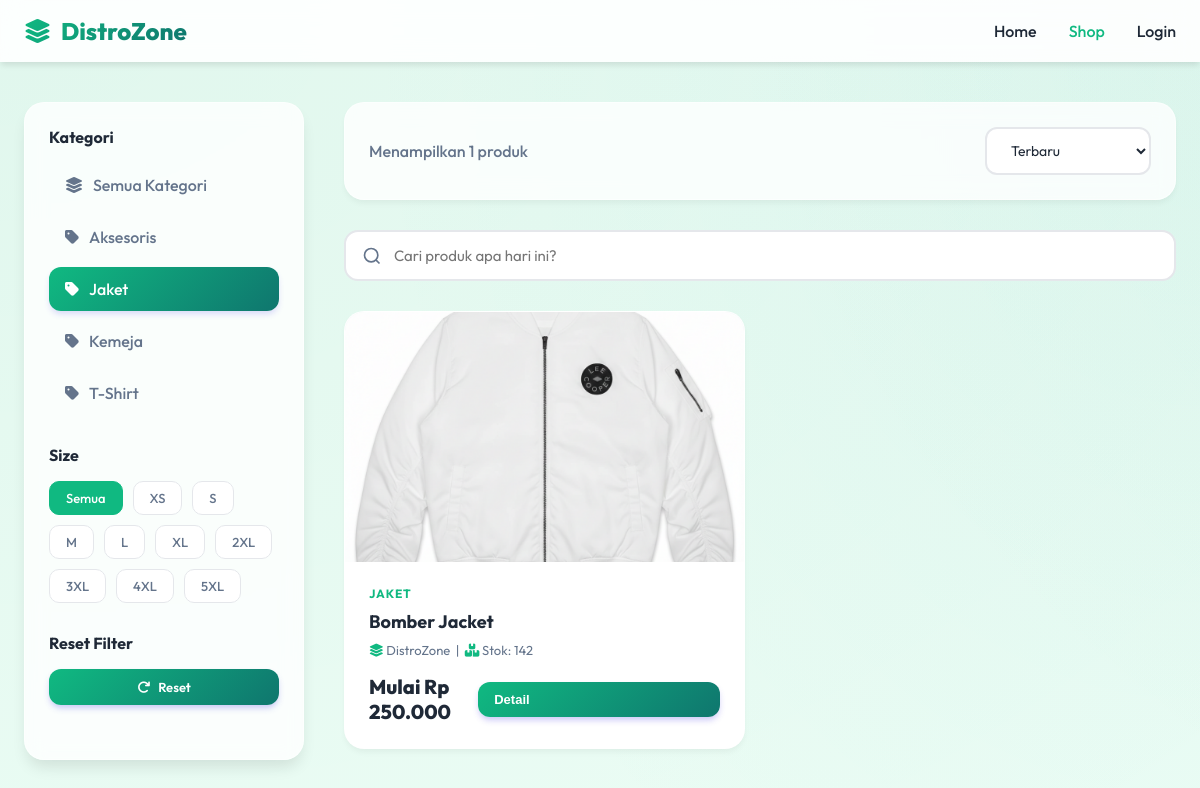
The app's page /customer/shop.php?kategori=3 with its own data.
### tables this page shows
CREATE TABLE `kategori` (
  `id` int(11) NOT NULL,
  `nama_kategori` varchar(50) NOT NULL,
  `slug` varchar(50) NOT NULL
);

CREATE TABLE `kaos_master` (
  `id` int(11) NOT NULL,
  `nama_kaos` varchar(100) NOT NULL,
  `merek` varchar(50) DEFAULT NULL,
  `kategori_id` int(11) DEFAULT NULL,
  `type_kaos` enum('Lengan Panjang','Lengan Pendek') DEFAULT 'Lengan Pendek',
  `deskripsi` text DEFAULT NULL,
  `foto_utama` varchar(255) DEFAULT NULL,
  `created_at` timestamp NOT NULL DEFAULT current_timestamp(),
  `updated_at` timestamp NOT NULL DEFAULT current_timestamp() ON UPDATE current_timestamp()
);

### customer/shop.php (the view, shortened to what this page needs)
<?php
function format_rupiah($angka) {
    return 'Rp ' . number_format($angka, 0, ',', '.');
}
try {
    $db = new Database();
    $conn = $db->getConnection();
} catch(Exception $e) {
    die("Koneksi database gagal: " . $e->getMessage());
}
$search = isset($_GET['search']) ? clean_input($_GET['search']) : '';
$kategori = isset($_GET['kategori']) ? intval($_GET['kategori']) : 0;
$size = isset($_GET['size']) ? clean_input($_GET['size']) : '';
$sort = isset($_GET['sort']) ? clean_input($_GET['sort']) : 'terbaru';
$query = "SELECT k.*, kat.nama_kategori, MIN(v.harga) as harga, SUM(v.stok) as total_stok
          FROM kaos_master k
          LEFT JOIN kategori kat ON k.kategori_id = kat.id
          JOIN kaos_varian v ON k.id = v.kaos_master_id
          WHERE 1=1";
$params = [];
if ($kategori > 0) {
    $query .= " AND k.kategori_id = :kategori";
    $params[':kategori'] = $kategori;
}
$query .= " GROUP BY k.id HAVING total_stok > 0";
switch($sort) {
    default:
        $query .= " ORDER BY k.created_at DESC";
}
try {
    $stmt = $conn->prepare($query);
    $stmt->execute($params);
    $products = $stmt->fetchAll(PDO::FETCH_ASSOC);
} catch(PDOException $e) {
    $products = [];
}
try {
    $stmt_kat = $conn->query("SELECT * FROM kategori ORDER BY nama_kategori");
    $categories = $stmt_kat->fetchAll(PDO::FETCH_ASSOC);
} catch(PDOException $e) {
    $categories = [];
}
$cart_count = 0;
?>
<!DOCTYPE html>
<html lang="id">
<head>
    <link rel="stylesheet" href="https://cdnjs.cloudflare.com/ajax/libs/font-awesome/6.4.0/css/all.min.css">
</head>
<body>
    <nav class="navbar">
        <div class="navbar-content">
            <a href="index.php" class="logo" style="display: flex; align-items: center; gap: 10px;">
                <i class="fas fa-layer-group"></i>
                DistroZone
            </a>
            <div class="nav-links">
                <a href="index.php">Home</a>
                <a href="shop.php" class="active">Shop</a>
                <?php if(isset($_SESSION['user_id'])): ?>
                    <a href="cart.php" class="cart-icon">
                        <i class="fas fa-shopping-bag"></i>
                        <?php if($cart_count > 0): ?>
                            <span class="cart-badge"><?php echo $cart_count; ?></span>
                        <?php endif; ?>
                    </a>
                    <a href="orders.php" title="Pesanan Saya"><i class="fas fa-box"></i></a>
                    <a href="settings.php" title="Pengaturan"><i class="fas fa-cog"></i></a>
                    <a href="../auth/logout.php" class="btn">Logout</a>
                <?php else: ?>
                    <a href="../auth/login.php" class="btn">Login</a>
                <?php endif; ?>
            </div>
        </div>
    </nav>
    <div class="container">
        <div class="shop-layout">
            <aside class="filters-sidebar">
                <div class="filter-section">
                    <h3 class="filter-title">Kategori</h3>
                    <a href="shop.php" class="filter-option <?php echo $kategori == 0 ? 'active' : ''; ?>">
                        <i class="fas fa-layer-group"></i> Semua Kategori
                    </a>
                    <?php foreach($categories as $kat): ?>
                        <a href="?kategori=<?php echo $kat['id']; ?><?php echo !empty($size) ? '&size='.$size : ''; ?><?php echo !empty($search) ? '&search='.urlencode($search) : ''; ?>"
                           class="filter-option <?php echo $kategori == $kat['id'] ? 'active' : ''; ?>">
                            <i class="fas fa-tag"></i> <?php echo htmlspecialchars($kat['nama_kategori']); ?>
                        </a>
                    <?php endforeach; ?>
                </div>
                <div class="filter-section">
                    <h3 class="filter-title">Size</h3>
                    <div class="filter-buttons">
                        <a href="shop.php<?php echo $kategori > 0 ? '?kategori='.$kategori : ''; ?><?php echo !empty($search) ? (($kategori > 0 ? '&' : '?').'search='.urlencode($search)) : ''; ?>"
                           class="filter-btn <?php echo empty($size) ? 'active' : ''; ?>">
                            Semua
                        </a>
                        <?php
                        $sizes = ['XS', 'S', 'M', 'L', 'XL', '2XL', '3XL', '4XL', '5XL'];
                        foreach($sizes as $s): ?>
                            <a href="?size=<?php echo $s; ?><?php echo $kategori > 0 ? '&kategori='.$kategori : ''; ?><?php echo !empty($search) ? '&search='.urlencode($search) : ''; ?>"
                               class="filter-btn <?php echo $size == $s ? 'active' : ''; ?>">
                                <?php echo $s; ?>
                            </a>
                        <?php endforeach; ?>
                    </div>
                </div>
                <div class="filter-section">
                    <h3 class="filter-title">Reset Filter</h3>
                    <a href="shop.php" class="btn-add-cart" style="justify-content: center; text-decoration: none;">
                        <i class="fas fa-redo"></i> Reset
                    </a>
                </div>
            </aside>
            <div class="products-area">
                <div class="shop-header">
                    <div class="results-count" style="color: #64748B; font-weight: 500;">
                        Menampilkan <?php echo count($products); ?> produk
                    </div>
                    <form method="GET" style="display: flex; gap: 12px; align-items: center; flex: 1; justify-content: flex-end;">
                        <select name="sort" class="sort-select" onchange="this.form.submit()">
                            <option value="terbaru" <?php echo $sort == 'terbaru' ? 'selected' : ''; ?>>Terbaru</option>
                        </select>
                    </form>
                </div>
                <form method="GET" style="margin-bottom: 30px;">
                    <input type="text" name="search" class="search-bar"
                           placeholder="Cari produk apa hari ini?"
                           value="<?php echo htmlspecialchars($search); ?>">
                </form>
                <?php if(empty($products)): ?>
                    <div class="empty-state">
                        <i class="fas fa-search" style="font-size: 64px; color: #CBD5E1; margin-bottom: 20px;"></i>
                        <h3>Produk Tidak Ditemukan</h3>
                        <p>Coba kata kunci lain atau reset filter Anda.</p>
                        <a href="shop.php" class="btn-add-cart" style="display: inline-block; text-decoration: none; padding: 12px 24px;">Lihat Semua Produk</a>
                    </div>
                <?php else: ?>
                    <div class="products-grid">
                        <?php foreach($products as $product): ?>
                        <div class="product-card">
                            <div class="product-image" style="background-image: url('../<?php echo !empty($product['foto_utama']) ? htmlspecialchars($product['foto_utama']) : 'assets/img/no-image.jpg'; ?>');">
                            </div>
                            <div class="product-info">
                                <div class="product-category"><?php echo htmlspecialchars($product['nama_kategori']); ?></div>
                                <div class="product-name"><?php echo htmlspecialchars($product['nama_kaos']); ?></div>
                                <div class="product-meta">
                                    <i class="fas fa-layer-group" style="color: var(--primary);"></i> <?php echo htmlspecialchars($product['merek']); ?>
                                    &nbsp;|&nbsp;
                                    <i class="fas fa-boxes" style="color: var(--primary);"></i> Stok: <?php echo htmlspecialchars($product['total_stok']); ?>
                                </div>
                                <div class="product-footer">
                                    <div class="product-price">Mulai <?php echo format_rupiah($product['harga']); ?></div>
                                    <button onclick='openQuickView(<?php echo json_encode($product); ?>)' class="btn-add-cart" style="text-decoration: none; border: none; cursor: pointer; width: 100%;">
                                        Detail
                                    </button>
                                </div>
                            </div>
                        </div>
                        <?php endforeach; ?>
                    </div>
                <?php endif; ?>
            </div>
        </div>
    </div>
</body>
</html>

### records on screen
kategori: nama_kategori "Aksesoris"
kategori: nama_kategori "Jaket"
kategori: nama_kategori "Kemeja"
kategori: nama_kategori "T-Shirt"
kaos_master: foto_utama (picture), kategori.nama_kategori "JAKET", nama_kaos "Bomber Jacket", merek "DistroZone", total_stok "142", harga "Rp 250.000"

### other values on screen
$s "XS"
$s "S"
$s "M"
$s "L"
$s "XL"
$s "2XL"
$s "3XL"
$s "4XL"
$s "5XL"
count($products) "1"
